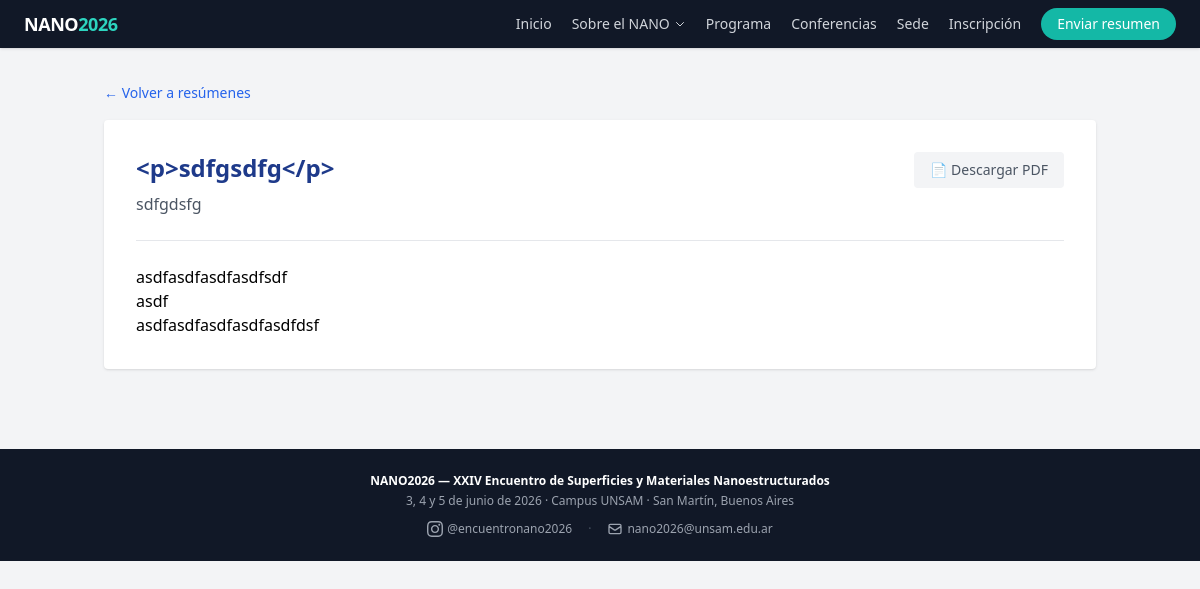
/abstracts/10, run on the app's committed database.
### app/models.py (models this page shows)
class Abstract(Base):
    __tablename__ = "abstracts"
    id = Column(Integer, primary_key=True, index=True)
    titulo = Column(String, nullable=False)
    autor = Column(String, nullable=False)
    afiliacion = Column(String, nullable=False)
    email_autor = Column(String, nullable=False)
    contenido_html = Column(Text, nullable=False)
    presentacion_oral = Column(Integer, default=0)  # 1 = sí
    estado = Column(Enum(EstadoEnum), default=EstadoEnum.pendiente)
    fecha_envio = Column(DateTime, default=datetime.utcnow)
    reviews = relationship("Review", back_populates="abstract")
    asignaciones = relationship("Asignacion", back_populates="abstract")
    autores = relationship("Autor", back_populates="abstract", order_by="Autor.orden")
    afiliaciones = relationship("Afiliacion", back_populates="abstract", order_by="Afiliacion.orden")
    area_tematica = Column(String, nullable=True)
    referencias_html = Column(Text, nullable=True)
    tiene_referencias = Column(Integer, default=0)  # 1 = sí, 0 = no

### app/main.py (the view)
@app.get("/abstracts/{abstract_id}", response_class=HTMLResponse)
def abstract_publico_detalle(
    abstract_id: int,
    request: Request,
    db: Session = Depends(get_db)
):
    abstract = db.query(models.Abstract).filter(
        models.Abstract.id == abstract_id,
        models.Abstract.estado == models.EstadoEnum.aprobado
    ).first()
    if not abstract:
        raise HTTPException(status_code=404, detail="Resumen no encontrado")
    return templates.TemplateResponse("public/abstract_detail.html", {
        "request": request,
        "abstract": abstract
    })

### app/templates/public/abstract_detail.html (shortened to what this page needs)
{% extends "public/base.html" %}
{% block content %}
<a href="/abstracts" class="text-blue-600 text-sm hover:underline">← Volver a resúmenes</a>
<div class="mt-4 bg-white rounded shadow p-8">
    <div class="flex items-start justify-between mb-6">
        <div>
            <h1 class="text-2xl font-bold text-blue-900">{{ abstract.titulo }}</h1>
            <p class="text-gray-600 mt-2">{{ abstract.autor }}</p>
        </div>
        <a href="/abstracts/{{ abstract.id }}/pdf" target="_blank"
            class="bg-gray-100 text-gray-600 px-4 py-2 rounded hover:bg-gray-200 text-sm whitespace-nowrap">
            📄 Descargar PDF
        </a>
    </div>
    <div class="prose max-w-none border-t pt-6">
        {{ abstract.contenido_html | safe }}
    </div>
</div>
{% endblock %}

### data on the page
Abstract: titulo "<p>sdfgsdfg</p>", autor "sdfgdsfg", contenido_html "asdfasdfasdfasdfsdf asdf asdfasdfasdfasdfasdfdsf"
